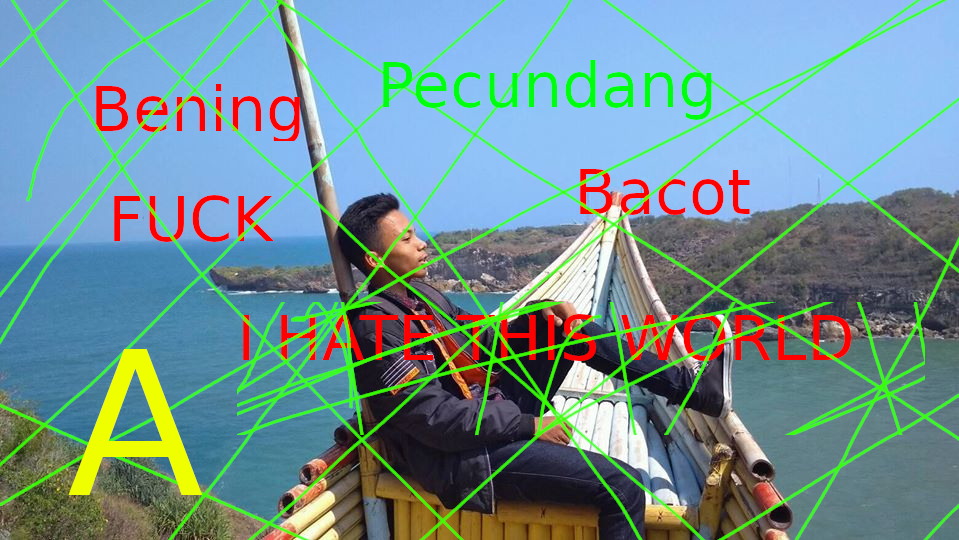
#> input picture safrudin.png, 959 x 540 px
$ python main.py
#> lines starting #> are read from the running program, lines starting #| are printed output that depends on the picture
import cv2

img = cv2.imread("safrudin.png")
#> img is the input picture: shape (540, 959, 3); mean B, G, R 148.1, 145.1, 112.6
img = cv2.resize(img, (600, 350))
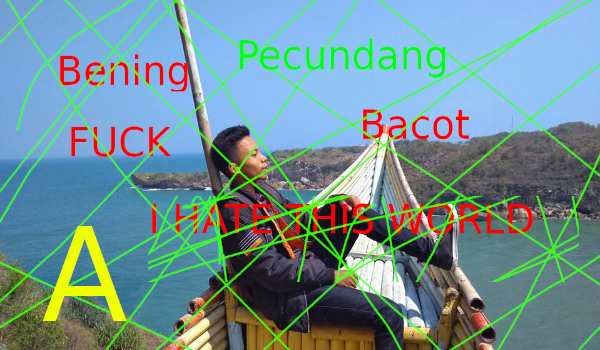
#> img: shape (350, 600, 3); mean B, G, R 148, 145, 112.4
mask = cv2.imread("safrudinMask.png")
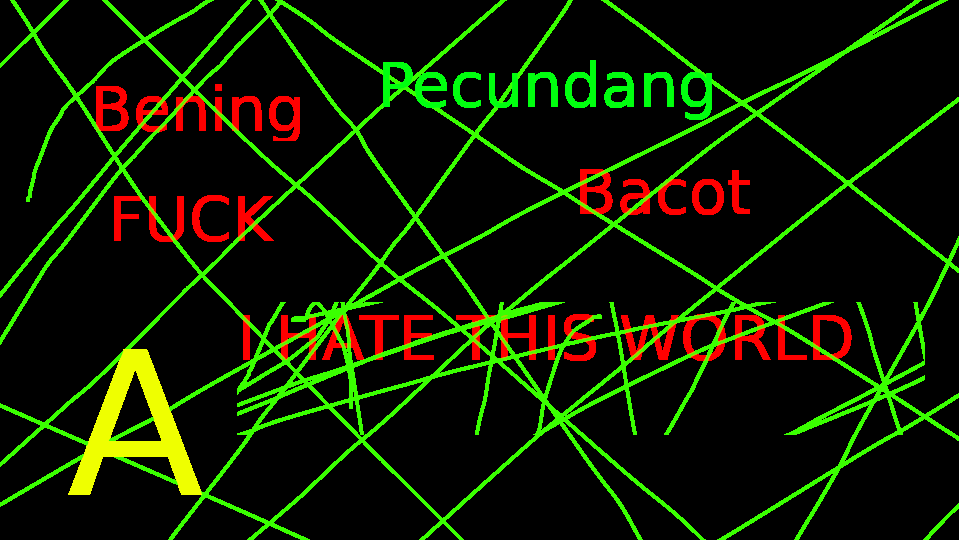
#> input picture safrudinMask.png, 959 x 540 px
#> mask is the input picture: shape (540, 959, 3); mean B, G, R 0.2, 30.5, 17.1
mask = cv2.cvtColor(mask, cv2.COLOR_BGR2GRAY)
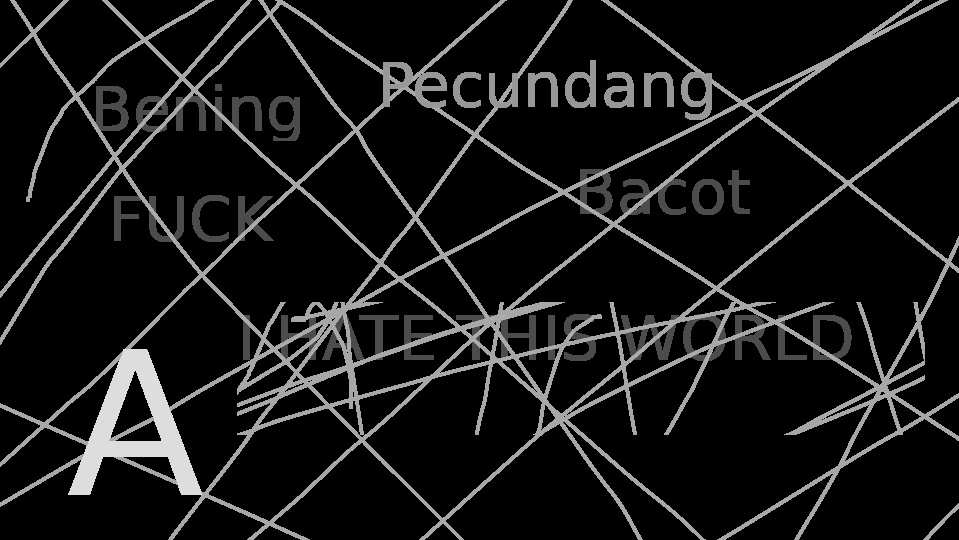
#> mask: shape (540, 959); min 0, max 226, mean 23
mask = cv2.resize(mask, (600, 350))
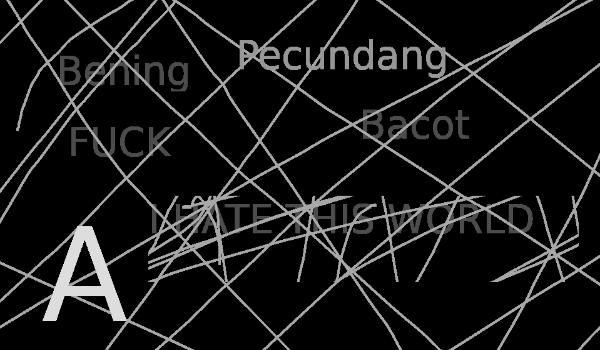
#> mask: shape (350, 600); min 0, max 223, mean 23
output = cv2.inpaint(img, mask, 3, flags=cv2.INPAINT_NS)
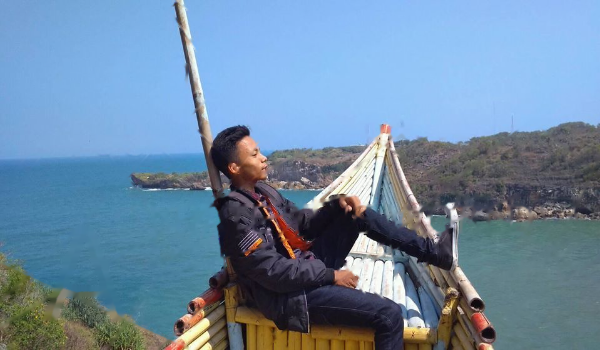
#> output: shape (350, 600, 3); mean B, G, R 163.3, 137.6, 110

cv2.imshow("original", img)
cv2.imshow("mask", mask)
cv2.imshow("output", output)

cv2.waitKey(0)
